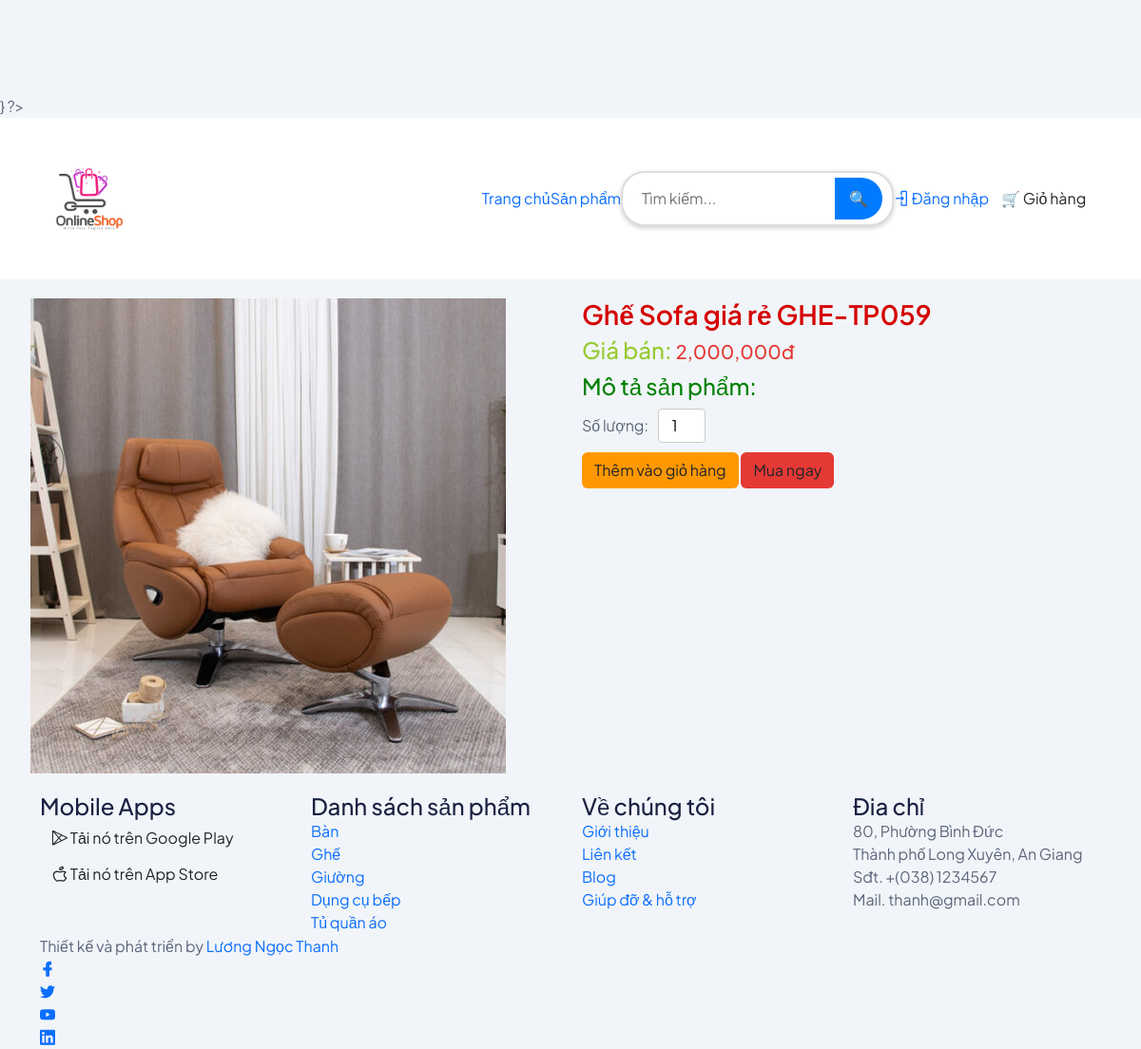
The page /?action=detail&id=12 on the database its author committed.
### tables this page shows
CREATE TABLE `mathang` (
  `id` int(11) NOT NULL,
  `tenmathang` varchar(255) NOT NULL,
  `mota` text NOT NULL,
  `giaban` float NOT NULL,
  `giagoc` float NOT NULL,
  `soluongton` int(11) NOT NULL,
  `hinhanh` varchar(255) NOT NULL,
  `luotxem` int(11) NOT NULL,
  `luotmua` int(11) NOT NULL,
  `danhmuc_id` int(11) NOT NULL
);

CREATE TABLE `danhmuc` (
  `id` int(11) NOT NULL,
  `tendanhmuc` varchar(50) NOT NULL,
  `mota` varchar(1000) NOT NULL
);

### model/mathang.php (called while the page is built, shortened)
<?php
class MATHANG{
    public function laymathangtheodanhmuc($danhmuc_id){
        $dbcon = DATABASE::connect();
        try{
            $sql = "SELECT * FROM mathang WHERE danhmuc_id=:madm" ;
            $cmd = $dbcon->prepare($sql);
			$cmd->bindValue(":madm",$danhmuc_id);
            $cmd->execute();
            $result = $cmd->fetchAll();
            return $result;
        }
        catch(PDOException $e){
            $error_message = $e->getMessage();
            echo "<p>Lỗi truy vấn: $error_message</p>";
            exit();
        }
    }
    public function laymathangtheoid($id){
        $dbcon = DATABASE::connect();
        try{
            $sql = "SELECT * FROM mathang WHERE id=:id";
            $cmd = $dbcon->prepare($sql);
            $cmd->bindValue(":id", $id);
            $cmd->execute();
            $result = $cmd->fetch();
            return $result;
        }
        catch(PDOException $e){
            $error_message = $e->getMessage();
            echo "<p>Lỗi truy vấn: $error_message</p>";
            exit();
        }
    }
}
?>

### model/danhmuc.php (called while the page is built, shortened)
<?php
class DANHMUC{
    public function laydanhmuc(){
        $dbcon = DATABASE::connect();
        try{
            $sql = "SELECT * FROM danhmuc";
            $cmd = $dbcon->prepare($sql);
            $cmd->execute();
            $result = $cmd->fetchAll();
            return $result;
        }
        catch(PDOException $e){
            $error_message = $e->getMessage();
            echo "<p>Lỗi truy vấn: $error_message</p>";
            exit();
        }
    }
}
?>

### public/inc/top.php (the view, shortened to what this page needs)
<!DOCTYPE html>
<html class="no-js" lang="en">
    <head>
            <link rel="stylesheet" href="../assets/css/bootstrap.min.css" />
            <link rel="stylesheet" href="../assets/css/LineIcons.2.0.css" />
            <link rel="stylesheet" href="../assets/css/animate.css" />
            <link rel="stylesheet" href="../assets/css/tiny-slider.css" />
            <link rel="stylesheet" href="../assets/css/glightbox.min.css" />
            <link rel="stylesheet" href="../assets/css/main.css" />
        </head>
        <body>
            <header class="header navbar-area">
                <div class="container">
                    <div class="row align-items-center">
                        <div class="col-lg-12">
                            <div class="nav-inner">
                                <nav class="navbar navbar-expand-lg">
                                    <a class="navbar-brand" href="index.php">
                                        <img style="width: 100px; height: 100px;" src="../assets/images/logo/logo.png" alt="Logo">
                                    </a>
                                    <div class="collapse navbar-collapse sub-menu-bar" id="navbarSupportedContent">
                                        <ul id="nav" class="navbar-nav ms-auto">
                                            <li class="nav-item">
                                                <a class="dd-menu collapsed" href="index.php"
                                                >Trang chủ</a>
                                            </li>
                                            <li class="nav-item">
                                                <a href="javascript:void(0)" aria-label="Toggle navigation">Sản phẩm</a>
                                            </li>
                                        </ul>
                                        </div>
                                        <div class="search-container">
                                            <input type="text" placeholder="Tìm kiếm..." class="search-input">
                                            <button class="search-button">🔍</button>
                                        </div>
                                        <div class="login-button">
                                            <?php if(isset($_SESSION["khachhang"])){ ?>
                                            <ul class="navbar-nav me-auto mb-2 mb-lg-0 ms-lg-4">
                                                <li class="nav-item"><a class="nav-link text-warning" href="index.php?action=thongtin" >Chào <?php echo $_SESSION["khachhang"]["hoten"]; ?></a></li>
                                                <li class="nav-item"><a class="nav-link" href="index.php?action=dangxuat">Đăng xuất</a></li>
                                            </ul>
                                            <?php } else{ ?>
                                            <ul>
                                                <li>
                                                    <a href="index.php?action=dangnhap"><i class="lni lni-enter"></i> Đăng nhập</a>
                                                </li>
                                            </ul>
                                            <?php } ?>
                                        </div>
                                        <div class="button header-button">
                                            <a class="btn" href="index.php?action=giohang">🛒 Giỏ hàng <span class="cart-count"></span></a>
                                        </div>
                                        </nav>
                                    </div>
                                </div>
                                </div>
                                </div>
                            </header>

### public/detail.php (shortened to what this page needs)
<?php include("inc/top.php"); ?>
<div class="row" style="margin: 20px;">
  <div class="col-sm-6">
    <div><img src="../<?php echo $mhct["hinhanh"]; ?>" alt="<?php echo $m["tenmathang"]; ?>" style="width: 500px;"></div>
  </div>
  <div class="col-sm-6">
      <h2 class="text-danger"><?php echo $mhct["tenmathang"]; ?></h2>
    <div class="product-info">
      <h3 class="text-info">Giá bán:
        <span class="price"><?php echo number_format($mhct["giaban"]); ?>đ</span>
      </h3>
      <div>
        <h3 style="color: green;">Mô tả sản phẩm:
        </h3>
      </div>
      <form method="post">
        <div class="quantity-selector">
        <label for="quantity">Số lượng:</label>
        <input type="number" name="soluong" value="1" min="1">
        </div>
        <div class="actions">
          <input class="add-to-cart btn" type="submit" value="Thêm vào giỏ hàng">
          <input class="buy-now btn" type="submit" value="Mua ngay">
        </div>
      </form>
    </div>
  </div>
</div>
<?php include("inc/bottom.php"); ?>

### public/inc/bottom.php (shortened to what this page needs)
        <footer class="footer">
        <div class="footer-top">
            <div class="container">
                <div class="row">
                    <div class="col-lg-3 col-md-6 col-12">
                        <div class="single-footer mobile-app">
                            <h3>Mobile Apps</h3>
                            <div class="app-button">
                                <a href="javascript:void(0)" class="btn">
                                    <i class="lni lni-play-store"></i>
                                    <span class="text">
                                        <span class="small-text">Tải nó trên</span>
                                        Google Play
                                    </span>
                                </a>
                                <a href="javascript:void(0)" class="btn">
                                    <i class="lni lni-apple"></i>
                                    <span class="text">
                                        <span class="small-text">Tải nó trên</span>
                                        App Store
                                    </span>
                                </a>
                            </div>
                        </div>
                    </div>
                    <div class="col-lg-3 col-md-6 col-12">
                        <div class="single-footer f-link">
                            <h3>Danh sách sản phẩm</h3>
                            <div class="row">
                                <div class="col-lg-6 col-md-6 col-12">
                                    <ul>
                                        <?php foreach ($danhmuc as $d): ?>
                                            <li><a href="?action=group&id=<?php echo $d["id"]; ?>">
                                            <?php echo $d["tendanhmuc"]; ?></a></li>
                                        <?php endforeach; ?>
                                    </ul>
                                </div>
                            </div>
                        </div>
                    </div>
                    <div class="col-lg-3 col-md-6 col-12">
                        <div class="single-footer f-link">
                            <h3>Về chúng tôi</h3>
                            <ul>
                                <li><a href="">Giới thiệu</a></li>
                                <li><a href="">Liên kết</a></li>
                                <li><a href="">Blog</a></li>
                                <li><a href="">Giúp đỡ & hỗ trợ</a></li>
                            </ul>
                        </div>
                    </div>
                    <div class="col-lg-3 col-md-6 col-12">
                        <div class="single-footer f-contact">
                            <h3>Đia chỉ</h3>
                            <ul>
                                <li>80, Phường Bình Đức<br> Thành phố Long Xuyên, An Giang</li>
                                <li>Sđt. +(038) 1234567 <br> Mail. thanh@gmail.com</li>
                            </ul>
                        </div>
                    </div>
                </div>
            </div>
        </div>
        <div class="footer-bottom">
            <div class="container">
                <div class="inner">
                    <div class="row">
                        <div class="col-12">
                            <div class="content">
                                <p class="copyright-text">Thiết kế và phát triển by <a href="https://www.facebook.com/ngocthanh.luong.391420"
                                        rel="nofollow" target="_blank">Lương Ngọc Thanh</a>
                                </p>
                                <ul class="footer-social">
                                    <li><a href="https://www.facebook.com/ngocthanh.luong.391420"><i class="lni lni-facebook-filled"></i></a></li>
                                    <li><a href="javascript:void(0)"><i class="lni lni-twitter-original"></i></a></li>
                                    <li><a href="javascript:void(0)"><i class="lni lni-youtube"></i></a></li>
                                    <li><a href="javascript:void(0)"><i class="lni lni-linkedin-original"></i></a></li>
                                </ul>
                            </div>
                        </div>
                    </div>
                </div>
            </div>
        </div>
    </footer>
    </body>
</html>

### public/inc/top.php (style rules this page uses)
header { position: fixed; top: 0; width: 100%; z-index: 1000; }
body { padding-top: 100px; Điều chỉnh theo chiều cao của header }
.search-container { display: flex; align-items: center; background-color: #fff; border: 2px solid #ddd; border-radius: 25px; padding: 5px 10px; box-shadow: 0 2px 5px rgba(0, 0, 0, 0.2); }
.search-input { border: none; outline: none; padding: 10px; font-size: 16px; flex: 1; border-radius: 25px 0 0 25px; }
.search-button { background-color: #007bff; color: white; border: none; padding: 10px 15px; font-size: 16px; cursor: pointer; border-radius: 0 25px 25px 0; }
.product-info .price { font-size: 20px; color: #e53935; margin: 10px 0; }
.quantity-selector { display: flex; align-items: center; margin: 10px 0; }
.quantity-selector input { width: 50px; text-align: center; margin: 0 10px; padding: 5px; border: 1px solid #ccc; border-radius: 4px; }
.actions .add-to-cart { background-color: #ff9800; }
.actions .buy-now { background-color: #e53935; }

### rows shown on the page
mathang: hinhanh (picture), tenmathang "Ghế Sofa giá rẻ GHE-TP059", giaban "2,000,000"
danhmuc: tendanhmuc "Bàn"
danhmuc: tendanhmuc "Ghế"
danhmuc: tendanhmuc "Giường"
danhmuc: tendanhmuc "Dụng cụ bếp"
danhmuc: tendanhmuc "Tủ quần áo"
